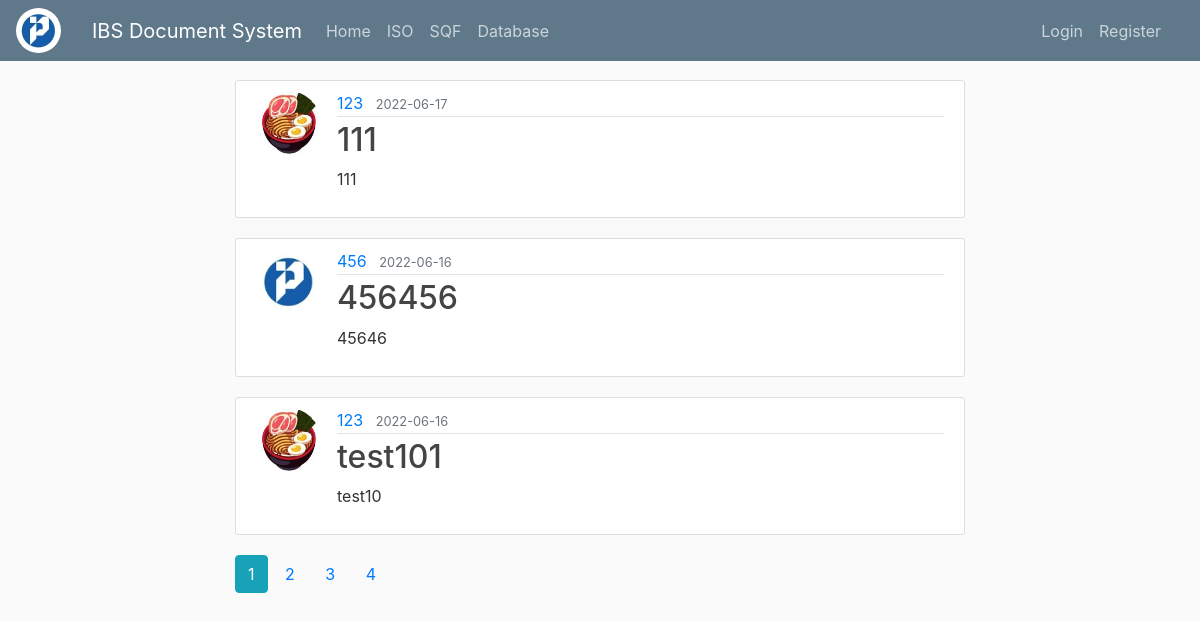
Page /home on the earlier database version.
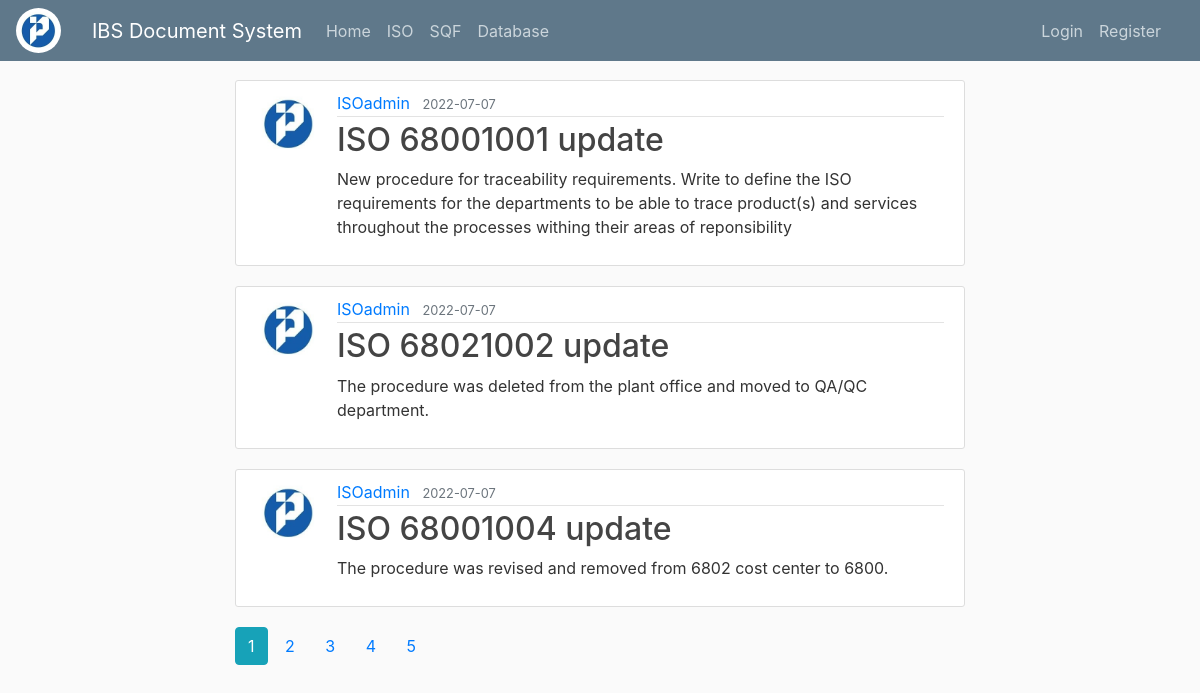
Same page on the later database version.
### flaskblog/models.py (models this page shows, shortened)
class Post(db.Model):
    id = db.Column(db.Integer, primary_key=True)
    title = db.Column(db.String(100), nullable=False)
    date_posted = db.Column(db.DateTime, nullable=False, default=datetime.utcnow)
    content = db.Column(db.Text, nullable=False)
    user_id = db.Column(db.Integer, db.ForeignKey('user.id'), nullable=False)

class User(db.Model, UserMixin):
    id = db.Column(db.Integer, primary_key=True)
    username = db.Column(db.String(20), unique=True, nullable=False)
    email = db.Column(db.String(120), unique=True, nullable=False)
    image_file = db.Column(db.String(20), nullable=False, default='default.jpg')
    password = db.Column(db.String(60), nullable=False)
    posts = db.relationship('Post', backref='author', lazy=True)

### flaskblog/main/routes.py (the view)
@main.route("/")
@main.route("/home")
def home():
    page = request.args.get('page', 1, type=int)
    posts = Post.query.order_by(Post.date_posted.desc()).paginate(page=page, per_page=3)
    return render_template("home.html", posts=posts)

### flaskblog/templates/home.html (shortened to what this page needs)
{% extends "layout.html" %}
{%block content%}
    {% for post in posts.items %}
    <article class="media content-section">
    <img class="rounded-circle article-img" src="{{ url_for('static', filename='profile_pics/' + post.author.image_file) }}">
      <div class="media-body">
        <div class="article-metadata">
          <a class="mr-2" href="{{ url_for('users.user_posts', username=post.author.username) }}">{{ post.author.username }}</a>
          <small class="text-muted">{{ post.date_posted.strftime('%Y-%m-%d') }}</small>
        </div>
        <h2><a class="article-title" href="{{ url_for('posts.post', post_id=post.id) }}">{{ post.title }}</a></h2>
        <p class="article-content">{{ post.content }}</p>
      </div>
</article>
    {% endfor %}
    {% for page_num in posts.iter_pages() %}
        {%if page_num %}
            {%if posts.page == page_num %}
                <a class="btn btn-info mb-4" href="{{ url_for('main.home', page=page_num) }}">{{ page_num }}</a>
            {% else %}
                <a class="btn mb-4" href="{{ url_for('main.home', page=page_num) }}">{{ page_num }}</a>
            {% endif %}
        {% endif %}
    {% endfor %}
{% endblock content %}

### flaskblog/templates/layout.html (shortened to what this page needs)
<!DOCTYPE html>
<html lang="en">
<head>
    <link rel="stylesheet" href="https://maxcdn.bootstrapcdn.com/bootstrap/4.0.0/css/bootstrap.min.css">
    <link rel="stylesheet" type="text/css" href="{{ url_for('static', filename='main.css') }}">
</head>
<body>
    <header class="site-header">
      <nav class="navbar navbar-expand-md navbar-dark bg-steel fixed-top">
      <img class="rounded-circle article-img" src="{{ url_for('static', filename='profile_pics/default.jpg') }}", style="width:45px; height:45px">
        <div class="container">
          <a class="navbar-brand mr-3" href="/"> IBS Document System</a>
          <div class="collapse navbar-collapse" id="navbarToggle">
            <div class="navbar-nav mr-auto">
                <a class="nav-item nav-link" href="{{ url_for('main.home') }}">Home</a>
                <a class="nav-item nav-link" href="{{ url_for('document.ISO') }}">ISO</a>
                <a class="nav-item nav-link" href="#">SQF</a>
                <a class="nav-item nav-link" href="#">Database</a>
            </div>
            <div class="navbar-nav">
                {% if current_user.is_authenticated %}
                    <a class="nav-item nav-link" href="{{ url_for('posts.new_post') }}">New Post</a>
                    <a class="nav-item nav-link" href="{{ url_for('users.account') }}">Account</a>
                    <a class="nav-item nav-link" href="{{ url_for('users.logout') }}">Logout</a>
                {% else %}
                    <a class="nav-item nav-link" href="{{ url_for('users.login') }}">Login</a>
                    <a class="nav-item nav-link" href="{{ url_for('users.register') }}">Register</a>
                {% endif %}
            </div>
          </div>
        </div>
      </nav>
    </header>
<main role="main" class="container">
  <div class="row justify-content-center">
    <div class="col-md-8">
        {% block content %}
        {% endblock %}
    </div>
</main>
</body>
</html>

### flaskblog/static/main.css (style rules this page uses)
body { background: #fafafa; color: #333333; margin-top: 5rem; }
h1, h2, h3, h4, h5, h6 { color: #444444; }
.bg-steel { background-color: #5f788a; }
.site-header .navbar-nav .nav-link { color: #cbd5db; }
.content-section { background: #ffffff; padding: 10px 20px; border: 1px solid #dddddd; border-radius: 3px; margin-bottom: 20px; }
.article-title { color: #444444; }
.article-content { white-space: pre-line; }
.article-img { height: 65px; width: 65px; margin-right: 16px; }
.article-metadata { padding-bottom: 1px; margin-bottom: 4px; border-bottom: 1px solid #e3e3e3 }

Differences in the rows shown:
no longer on this page (row unchanged): Post: image_file (picture), author.username "123", date_posted "2022-06-17", title "111", content "111"
no longer on this page (row unchanged): Post: image_file (placeholder picture), author.username "456", date_posted "2022-06-16", title "456456", content "45646"
no longer on this page (row unchanged): Post: image_file (picture), author.username "123", date_posted "2022-06-16", title "test101", content "test10"
added Post: image_file (placeholder picture), author.username "ISOadmin", date_posted "2022-07-07", title "ISO 68001001 update", content "New procedure for traceability requirements. Write to define the ISO requirements for the departments to be able to trace product(s) and services throughout the processes withing their areas of reponsibility"
added Post: image_file (placeholder picture), author.username "ISOadmin", date_posted "2022-07-07", title "ISO 68021002 update", content "The procedure was deleted from the plant office and moved to QA/QC department."
added Post: image_file (placeholder picture), author.username "ISOadmin", date_posted "2022-07-07", title "ISO 68001004 update", content "The procedure was revised and removed from 6802 cost center to 6800."
Other differences:
new list line: "5"
